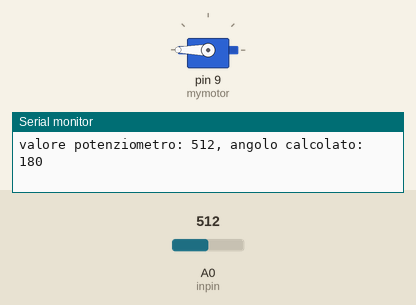
Recording of a sketch running on a simulated Arduino Uno, built with avr-gcc and run on an emulated ATmega328P. Shown: servo, the last lines printed to the serial monitor. The test bench sets the inputs (shaded band); at power-on: A0 (inpin) = 512.

Above: at 1.2 s.
1.3 s: A0 (inpin) set to 306
At 2.5 s:
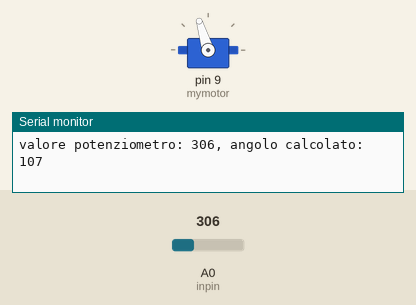
2.8 s: A0 (inpin) set to 122
At 4.0 s:
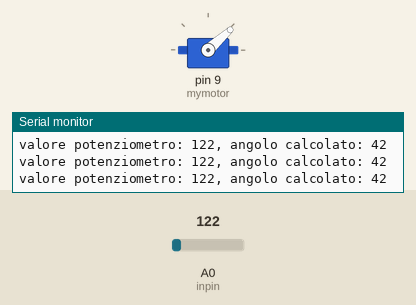
4.3 s: A0 (inpin) set to 110
At 5.5 s:
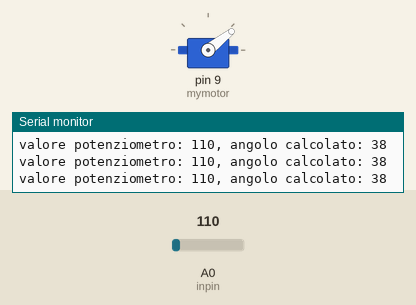
5.8 s: A0 (inpin) set to 95
At 7.3 s:
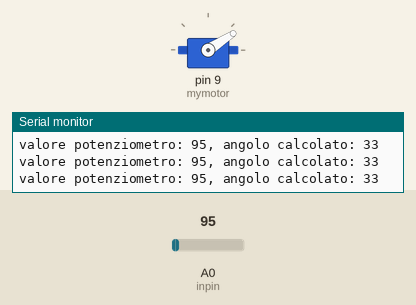
8.8 s: A0 (inpin) set to 0
At 9.3 s:
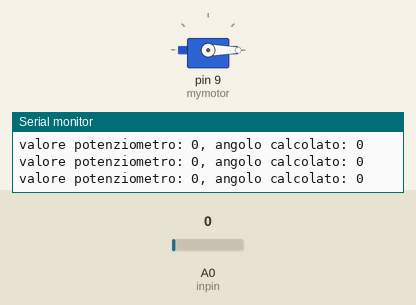
10.3 s: A0 (inpin) set to 716
At 10.8 s:
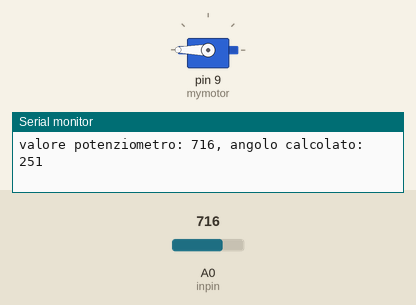
Timing chart, 0 to 12.8 s (numbered marks = the images above; inputs shaded):
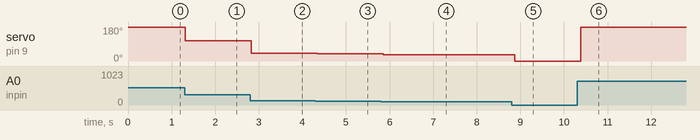

Measured:
- after the input at 1.3 s, servo on pin 9 (mymotor): 180° → 107° at once
- after the input at 2.8 s, servo on pin 9 (mymotor): 107° → 42° at once
- after the input at 4.3 s, servo on pin 9 (mymotor): 42° → 38° at once
- after the input at 5.8 s, servo on pin 9 (mymotor): 38° → 33° after 0.05 s
- after the input at 8.8 s, servo on pin 9 (mymotor): 33° → 0° after 0.07 s
- after the input at 10.3 s, servo on pin 9 (mymotor): 0° → 180° after 0.08 s

The sketch:

lancetta_servomotor.ino
```cpp
#include <Servo.h>

Servo mymotor;

const int inpin = A0;
int inval; //valore potenziometro
int angle;

void setup() {
  mymotor.attach(9);
  Serial.begin(9600);
}

void loop() {
  inval = analogRead(inpin);
  Serial.print("valore potenziometro: ");
  Serial.print(inval);

  angle = map(inval, 0, 1023, 0, 360);
  //map("variabile nella quale mettere il calcolo", "range min-max letto", "range min-max in cui trasformare il valore")

  Serial.print(", angolo calcolato: ");
  Serial.println(angle);

  //spostamento del servomotore all'angolo calcolato
  mymotor.write(angle);
  delay(100);
}
```
